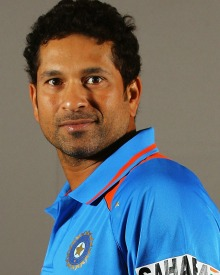
#> input picture DPP/sachin-tendulkar-pic.jpg, 220 x 275 px, found by its file name
$ jupyter execute 'program 10-3-2-2.ipynb'
#> lines starting #> are read from the running program, lines starting #| are printed output that depends on the picture
[cell 1]
import numpy as np
from PIL import Image
import matplotlib.pyplot as plt
import os


# ============================================================
# SVD Image Compression (Learning Version)
# ============================================================
# What you will learn:
# 1) Image -> Matrix
# 2) Matrix -> SVD (U, S, Vt)
# 3) Keep only top-k singular values (compression)
# 4) Reconstruct approximate image
# 5) Compare storage and quality
# ============================================================

[cell 2]
def load_image_as_grayscale_matrix(image_path: str) -> np.ndarray:
    """
    Step 1: Load image, convert to grayscale, and return as a float matrix.
    Pixel values will be in range [0, 255].
    """
#> called with image_path = 'd:/datasets/dpp/sachin-tendulkar-pic.jpg'
    img = Image.open(image_path).convert("L")  # "L" = grayscale
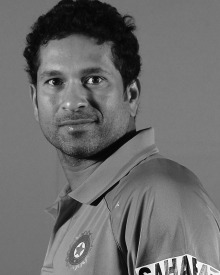
#> img: PIL image 220x275 L; min 1, max 253, mean 108.8
    A = np.array(img, dtype=np.float64)
    return A

[cell 3]
def svd_compress(A: np.ndarray, k: int) -> np.ndarray:
    """
    Step 2-4: Perform SVD and create rank-k approximation of A.
    A ≈ U_k @ diag(S_k) @ Vt_k
    """
    # Step 2: SVD
    # full_matrices=False makes shapes compact and faster
    U, S, Vt = np.linalg.svd(A, full_matrices=False)

    # Step 3: Keep only top-k components
    U_k = U[:, :k]               # (m x k)
    S_k = np.diag(S[:k])         # (k x k)
    Vt_k = Vt[:k, :]             # (k x n)

    # Step 4: Reconstruct compressed matrix
    A_approx = U_k @ S_k @ Vt_k

    # Clip values back to valid pixel range
    A_approx = np.clip(A_approx, 0, 255)
    return A_approx

[cell 4]
def storage_stats(m: int, n: int, k: int) -> dict:
    """
    Step 5: Compare how many numbers we store.
    Original image stores m*n numbers.
    SVD rank-k stores: U(m*k) + S(k) + Vt(k*n) numbers
    (S is stored as k singular values, not full kxk matrix)
    """
    original = m * n
    compressed = (m * k) + k + (k * n)
    ratio = original / compressed
    saved_pct = 100.0 * (1.0 - (compressed / original))

    return {
        "original_numbers": original,
        "compressed_numbers": compressed,
        "compression_ratio_x": ratio,
        "space_saved_percent": saved_pct
    }

[cell 5]
def save_matrix_as_image(A: np.ndarray, out_path: str):
    """
    Save a matrix as a grayscale image.
    """
    img = Image.fromarray(A.astype(np.uint8), mode="L")
    img.save(out_path)

[cell 6]
def main():
    # --------------------------------------------
    # CHANGE THIS PATH to your local file path
    # Example: r"D:\images\cricket_pic_1.jpg"
    # --------------------------------------------
    image_path = r"d:/datasets/dpp/sachin-tendulkar-pic.jpg"  # container path; replace when running locally

    # Step 1: Load image -> matrix
    A = load_image_as_grayscale_matrix(image_path)
    m, n = A.shape
#> m = 275; n = 220

    print("=== 1) Original Image as Matrix ===")
    print(f"Image shape (rows x cols): {m} x {n}")
#| Image shape (rows x cols): 275 x 220
    print(f"Total numbers to store originally: {m*n}")
#| Total numbers to store originally: 60500

    # Step 2: Show singular values (optional but educational)
    print("\n=== 2) Singular Values Overview (first 20) ===")
    U, S, Vt = np.linalg.svd(A, full_matrices=False)
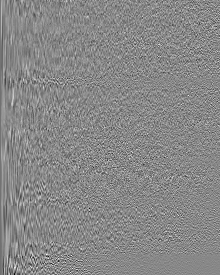
#> U: shape (275, 220) float64; min -0.404, max 0.352, mean -0.000258; drawn with min black and max white
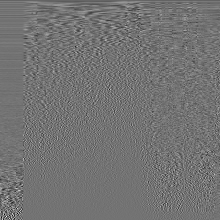
#> Vt: shape (220, 220) float64; min -0.536, max 0.647, mean -0.00028; drawn with min black and max white
#> S = 220 values, max 27211.9 at index 0, min 1.66 at index 219, mean 344.2
    print(np.round(S[:20], 2))
#| [27211.93  4459.52  3348.41  2255.31  2034.48  1724.09  1633.72  1409.08
#|   1181.35  1092.99  1049.53   961.51   923.93   872.55   782.6    747.25
#|    700.76   691.85   622.02   598.34]

    # Choose k values for learning
    # Smaller k = more compression but blurrier
    k_values = [10, 25, 50, 100, 200]

    # Output folder
    out_dir = "svd_outputs"
    os.makedirs(out_dir, exist_ok=True)

    # Save original
    original_out = os.path.join(out_dir, "original_grayscale.png")
    save_matrix_as_image(A, original_out)

    # Compress and save results
    compressed_images = []
    stats_list = []

    print("\n=== 3) Compression Results ===")
    for k in k_values:
        k = min(k, min(m, n))  # safety: k cannot exceed min(m,n)
        A_k = svd_compress(A, k)

        out_path = os.path.join(out_dir, f"compressed_k_{k}.png")
        save_matrix_as_image(A_k, out_path)

        stats = storage_stats(m, n, k)
        stats_list.append((k, stats, out_path))
        compressed_images.append((k, A_k))

        print(f"\n--- Rank-k = {k} ---")
        print(f"Compressed image saved to: {out_path}")
        print(f"Original numbers:   {stats['original_numbers']}")
        print(f"Compressed numbers: {stats['compressed_numbers']}  (U:{m*k} + S:{k} + Vt:{k*n})")
        print(f"Compression ratio:  {stats['compression_ratio_x']:.2f}x")
        print(f"Space saved:        {stats['space_saved_percent']:.2f}%")
#> this loop made 5 passes
#> pass 1, in svd_compress, `A_approx = U_k @ S_k @ Vt_k`:
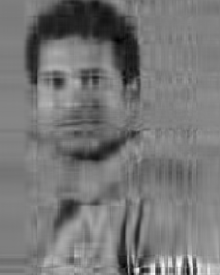
#> A_approx: shape (275, 220) float64; min -26.81, max 263.7, mean 108.8; drawn with min black and max white
#> pass 1, in svd_compress, `A_approx = np.clip(A_approx, 0, 255)`:
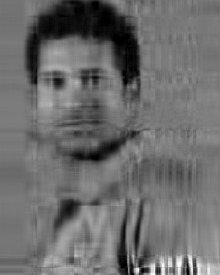
#> A_approx: shape (275, 220) float64; min 0, max 255, mean 108.8
#> pass 2, in svd_compress (call 2), `U_k = U[:, :k]`:
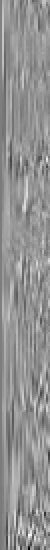
#> U_k: shape (275, 25) float64 (shown 2 times larger); min -0.404, max 0.294, mean -0.00228; drawn with min black and max white
#> after the loop, compressed_images = 5 items; stats_list = 5 items

    # Step 4: Visual comparison in one figure
    print("\n=== 4) Showing Comparison Plot ===")
    cols = 3
    rows = int(np.ceil((len(k_values) + 1) / cols))
    plt.figure(figsize=(12, 4 * rows))

    # Original
    plt.subplot(rows, cols, 1)
    plt.imshow(A, cmap="gray")
    plt.title("Original (Grayscale)")
    plt.axis("off")

    # Compressed versions
    for idx, (k, A_k) in enumerate(compressed_images, start=2):
        plt.subplot(rows, cols, idx)
        plt.imshow(A_k, cmap="gray")
        plt.title(f"SVD Compressed (k={k})")
        plt.axis("off")
#> this loop made 5 passes
#> k on passes 1 to 5: 10, 25, 50, 100, 200

    plt.tight_layout()
    plt.show()
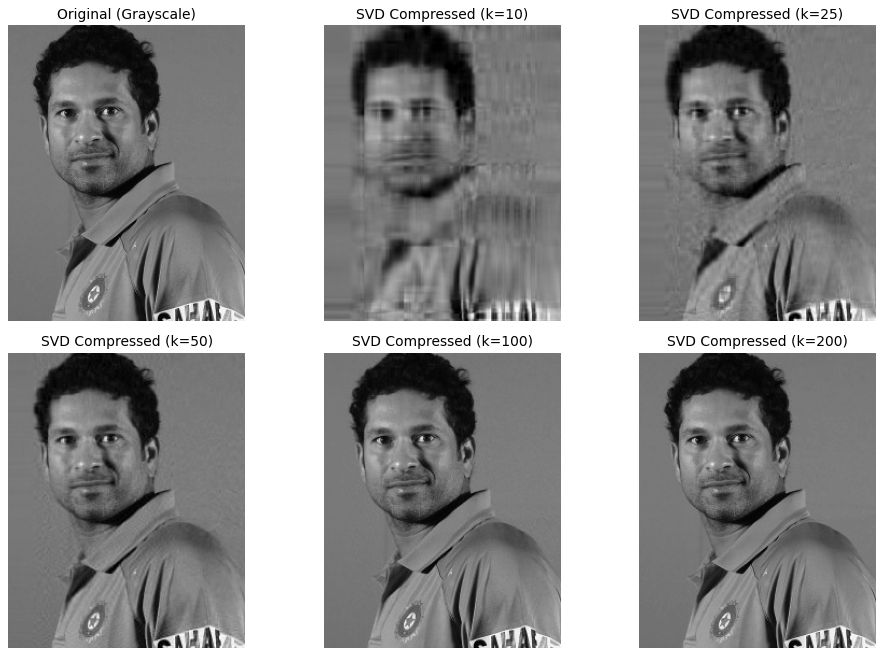
#> figure drawn by matplotlib, 6 panels

    print(f"\nDone. Outputs saved in folder: {out_dir}")
#| Done. Outputs saved in folder: svd_outputs
    print(f"Original grayscale saved as: {original_out}")
